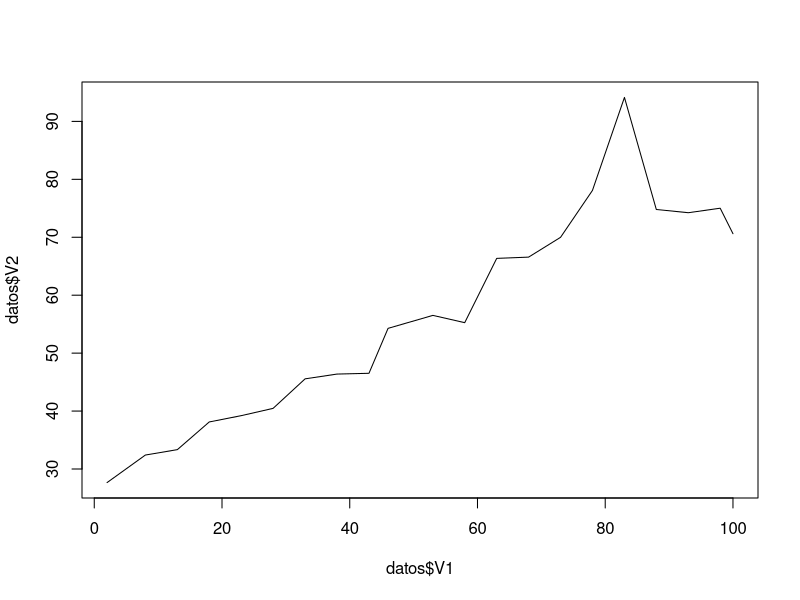

The R source for this figure:
datos = read.csv("resultTarea8.txt", sep=" ", header=FALSE)
plot(datos$V1, datos$V2, type="l")
lines(datos$V1, datos$V3, col='red')